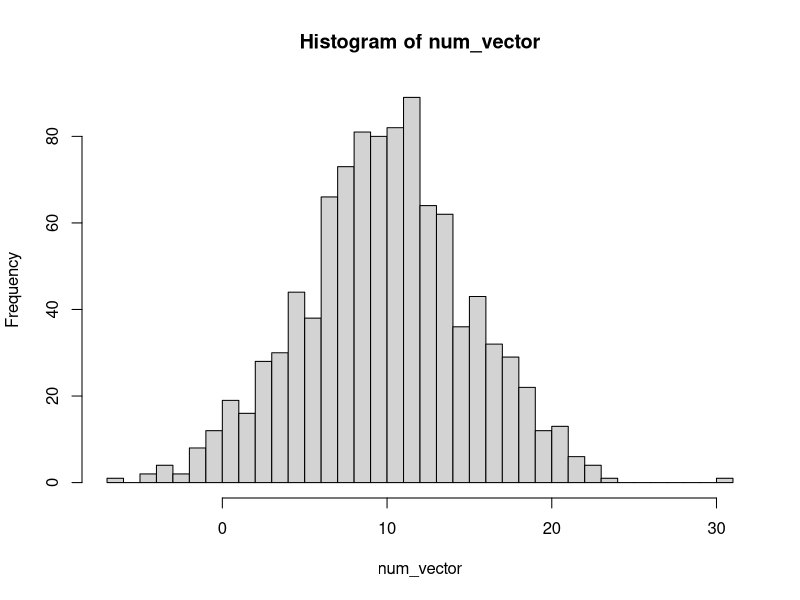
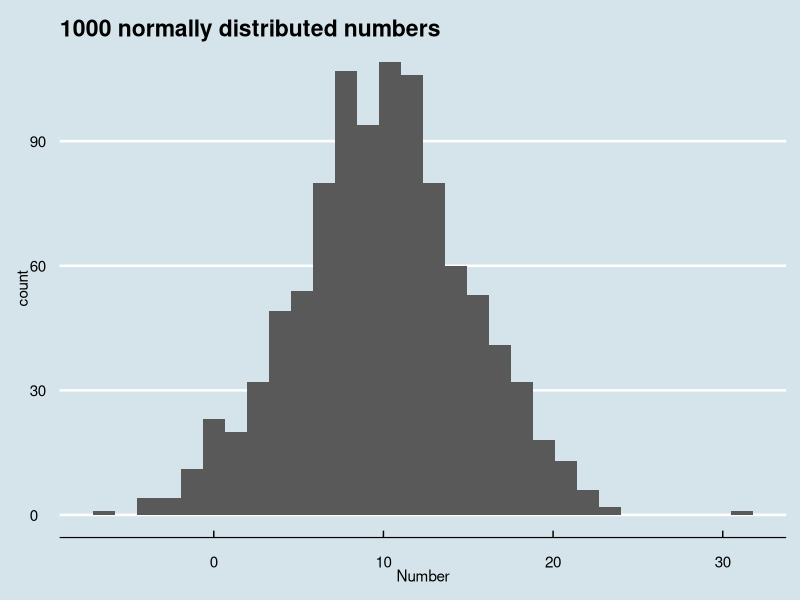
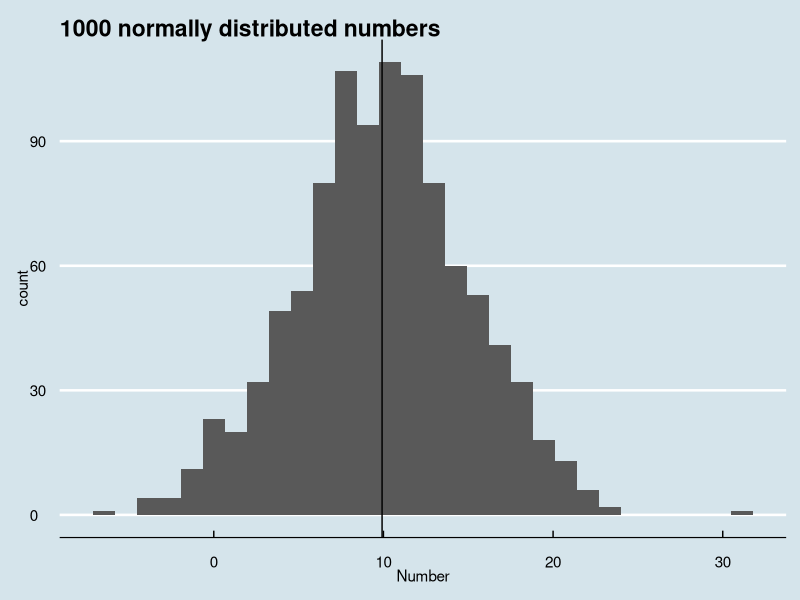
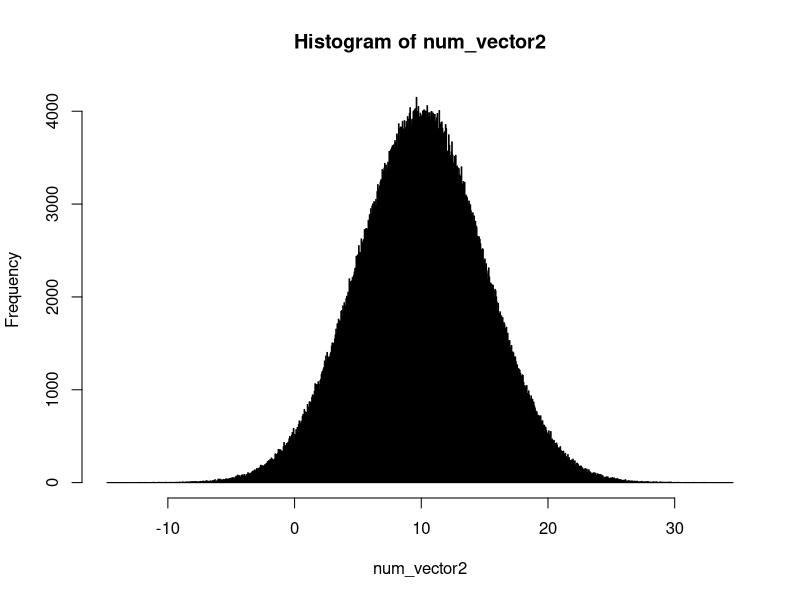

Source code (R) for these figures, in order:
# # R FOR STATISTICS

# Generate and visualise a distribution!
# Generate a vector of 1000 normally distributed values with mean 10 and standard deviation 5.
num_vector <- rnorm(n=1000,mean=10, sd=5)
num_vector

# Inspect the output of the function for that vector
summary(num_vector)

# Compute the mean and standard deviation for those values
mean(num_vector)
sd(num_vector)

# Compute the deciles (i.e. 10 evenly spaced quantiles) for those values.
quantile(num_vector, probs = seq(from = 0, to = 1, by = 0.1))

# Visualise the distribution of those values as a histogram. You can use base R or ggplot2.
hist(num_vector, breaks = 50)

num_df <- data.frame(NAME = num_vector)
head(num_df)
library(tidyverse)
install.packages("ggthemes")
library(ggthemes)

num_df %>%
    ggplot(aes(x=NAME)) +
    geom_histogram() +
    theme_economist() +
    labs(title = "1000 normally distributed numbers", x = "Number")

# Visualise as vertical lines on the histogram: the mean, median, one standard deviation, and one median absolute deviation.
mean_vector <- mean(num_df$NAME)

num_df %>%
    ggplot(aes(x=NAME)) +
    geom_histogram() +
    theme_economist() +
    labs(title = "1000 normally distributed numbers", x = "Number") +
    geom_vline(xintercept = mean_vector)

# Generate a new vector with a lot more values (e.g., one million). Draw again a histogram. How does the distribution compare with more data points?
num_vector2 <- rnorm(n=1e6,mean=10, sd=5)
num_vector2
hist(num_vector2, breaks = 1000)


# Query distributions and probabilities
# For the standard normal distribution N(u = 0, variance = 1)


# Plot the cumulative distribution function in the range .
# Plot the inverse cumulative distribution function for quantiles in 0.01 increment. Plot the density function in the range .
# What is the probability of observing a value greater than 2?
#     What is the probability of observing a value between -2 and 2?
#     What is the probability of observing a value more extreme than -2 or 2?
